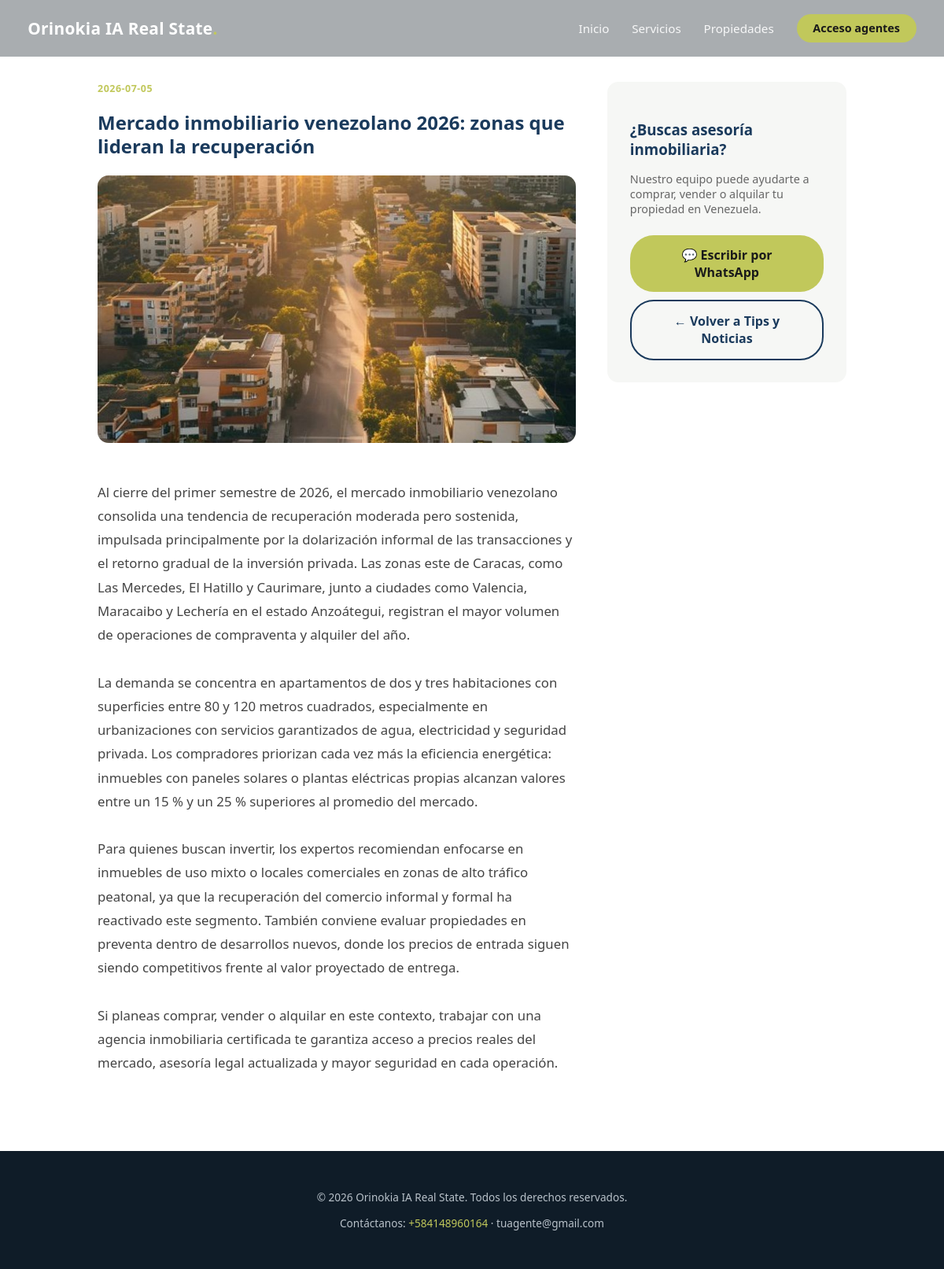
Page /noticias/8 on the committed database.
### tables this page shows
CREATE TABLE noticias (
                id INTEGER PRIMARY KEY AUTOINCREMENT,
                fecha TEXT,
                titulo TEXT,
                resumen TEXT,
                contenido TEXT,
                imagen_url TEXT,
                creado_en TEXT
            , imagen_es_logo INTEGER DEFAULT 0);

### main.py (the view)
@app.get("/noticias/{noticia_id}", response_class=HTMLResponse)
async def noticia_detalle_publico(request: Request, noticia_id: int):
    noticia = obtener_noticia(noticia_id)
    if not noticia:
        return RedirectResponse(url="/")
    return templates.TemplateResponse(
        request=request,
        name="public/noticia_detalle.html",
        context={
            "branding": get_branding(),
            "anio": datetime.now().year,
            "noticia": noticia,
        },
    )

### templates/public/noticia_detalle.html (shortened to what this page needs)
{% extends "public/base.html" %}
{% block contenido %}
<section class="pub-detalle-body" style="padding-top:6.5rem;">
  <div class="pub-detalle-grid">
    <div>
      <div class="pub-noticia-fecha" style="margin-bottom:0.8rem;">{{ noticia.fecha }}</div>
      <h1 style="color:var(--pub-primario); line-height:1.25; margin-bottom:1.4rem;">{{ noticia.titulo }}</h1>
      {% if noticia.imagen_url and noticia.imagen_es_logo %}
      <div class="pub-noticia-img pub-noticia-img-logo" style="height:260px; border-radius:14px; margin-bottom:1.6rem;">
        <img src="{{ noticia.imagen_url }}" alt="{{ noticia.titulo }}" />
      </div>
      {% elif noticia.imagen_url %}
      <img src="{{ noticia.imagen_url }}" alt="{{ noticia.titulo }}" style="width:100%; height:340px; object-fit:cover; border-radius:14px; margin-bottom:1.6rem;" />
      {% endif %}
      <p style="line-height:1.8; color:#444; white-space:pre-line; font-size:1.05rem;">{{ noticia.contenido or noticia.resumen }}</p>
    </div>
    <div class="pub-contacto-card">
      <h3>¿Buscas asesoría inmobiliaria?</h3>
      <p style="color:#666; font-size:0.9rem;">Nuestro equipo puede ayudarte a comprar, vender o alquilar tu propiedad en Venezuela.</p>
      {% if branding.telefono_agente %}
      <a href="https://wa.me/{{ branding.telefono_agente | replace('+','') | replace(' ','') }}" class="pub-btn pub-btn-dorado">💬 Escribir por WhatsApp</a>
      {% endif %}
      <a href="/#noticias" class="pub-btn pub-btn-outline" style="color:var(--pub-primario); border-color:var(--pub-primario);">← Volver a Tips y Noticias</a>
    </div>
  </div>
</section>
{% endblock %}

### static/css/public.css (style rules this page uses)
:root { --pub-primario: #1a3a5c; --pub-secundario: #b1b65d; }
* { box-sizing: border-box; }
body.publico { margin: 0; font-family: 'Segoe UI', Tahoma, Geneva, Verdana, sans-serif; color: #232323; background: #fff; }
.pub-btn { padding: 0.9rem 2rem; border-radius: 30px; font-weight: 600; text-decoration: none; font-size: 1rem; transition: transform 0.2s ease, box-shadow 0.2s ease; display: inline-block; }
.pub-btn-dorado { background: var(--pub-secundario); color: #1a1a1a; }
.pub-btn-outline { background: transparent; color: #fff; border: 2px solid #fff; }
.pub-noticia-fecha { color: var(--pub-secundario); font-size: 0.78rem; font-weight: 700; text-transform: uppercase; letter-spacing: 0.5px; margin-bottom: 0.5rem; }
.pub-detalle-body { max-width: 1000px; margin: 0 auto; padding: 3rem 1.5rem 5rem; }
.pub-detalle-grid { display: grid; grid-template-columns: 2fr 1fr; gap: 2.5rem; }
.pub-contacto-card { background: #f6f7f5; border-radius: 14px; padding: 1.8rem; height: fit-content; }
.pub-contacto-card h3 { color: var(--pub-primario); margin-bottom: 1rem; }
.pub-contacto-card .pub-btn { width: 100%; text-align: center; margin-top: 0.6rem; }

### rows in the picture
noticias: fecha "2026-07-05", titulo "Mercado inmobiliario venezolano 2026: zonas que lideran la recuperación", imagen_url (picture), contenido "Al cierre del primer semestre de 2026, el mercado inmobiliario venezolano consolida una tendencia de recuperación moderada pero sostenida, impulsada principalmente por la dolarización informal de las transacciones y el retorno gradual de la inversión privada. Las zonas este de Caracas, como Las Mercedes, El Hatillo y Caurimare, junto a ciudades como Valencia, Maracaibo y Lechería en el estado Anzoátegui, registran el mayor volumen de operaciones de compraventa y alquiler del año. La demanda se concentra en apartamentos de dos y tres habitaciones con superficies entre 80 y 120 metros cuadrados, especialmente en urbanizaciones con servicios garantizados de agua, electricidad y seguridad…"

### other values in the picture
{{ branding.nombre_agencia }} "Orinokia IA Real State"
{{ anio }} "2026"
{{ branding.telefono_agente }} "+584148960164"
{{ branding.email_agente }} "tuagente@gmail.com"
